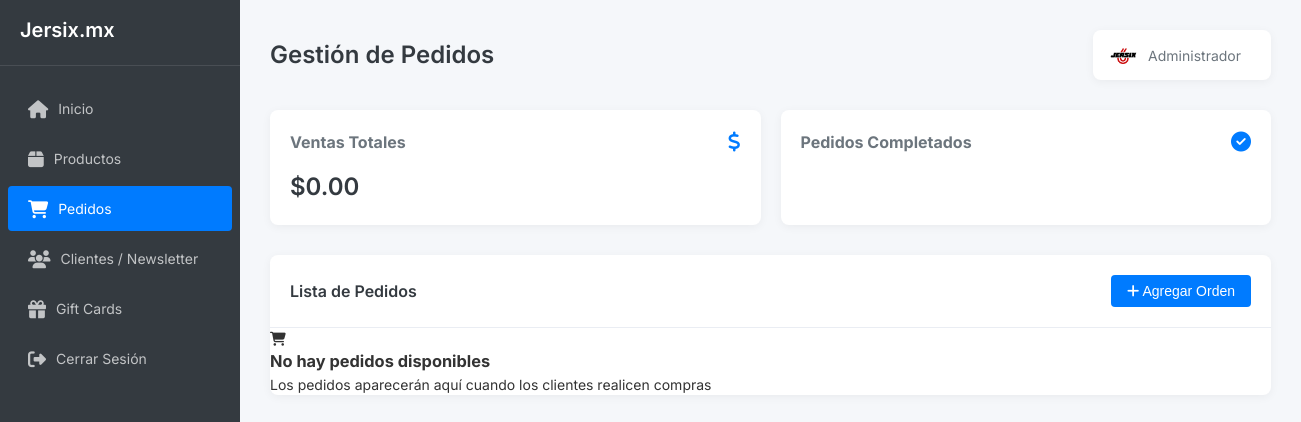
/admin2/orders.php (signed in), run on an earlier commit of the app's database.
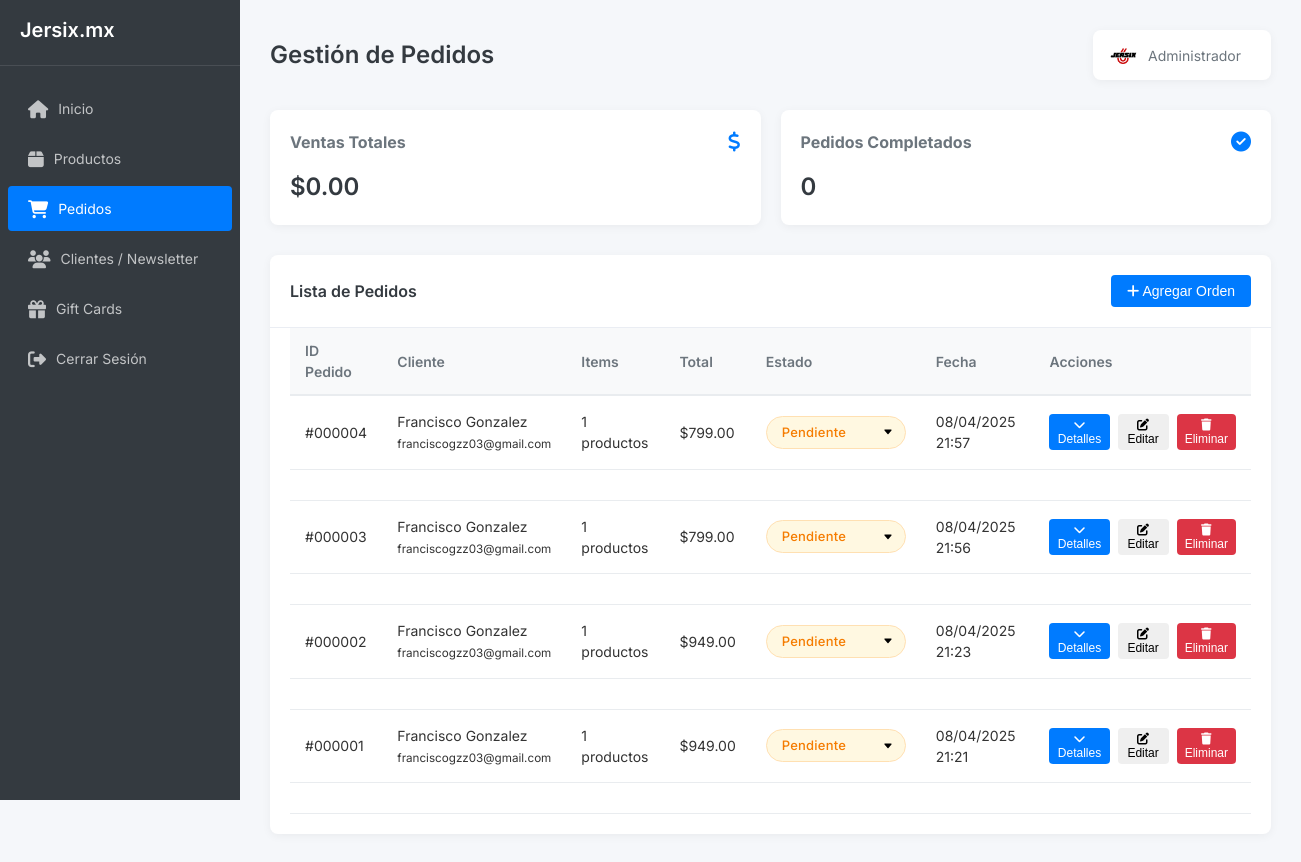
And on a later commit of the database.
### tables this page shows
CREATE TABLE `sales_stats` (
  `id` int(11) NOT NULL,
  `total_sales` decimal(10,2) DEFAULT 0.00,
  `total_orders` int(11) DEFAULT 0
);

CREATE TABLE `orders` (
  `order_id` int(11) NOT NULL,
  `customer_name` varchar(255) NOT NULL,
  `customer_email` varchar(255) NOT NULL,
  `phone` varchar(20) NOT NULL,
  `street` varchar(255) NOT NULL,
  `colony` varchar(255) NOT NULL,
  `city` varchar(255) NOT NULL,
  `state` varchar(255) NOT NULL,
  `zip_code` varchar(10) NOT NULL,
  `status` enum('pending','processing','completed','cancelled') DEFAULT 'pending',
  `payment_status` enum('pending','paid','failed') DEFAULT 'pending' COMMENT 'Tracks the payment status of an order',
  `created_at` timestamp NOT NULL DEFAULT current_timestamp(),
  `payment_method` varchar(50) DEFAULT NULL,
  `payment_id` varchar(255) DEFAULT NULL,
  `payment_notes` text DEFAULT NULL
);

### admin2/orders.php (the view, shortened to what the changed rows need)
<?php
require_once __DIR__ . '/../config/database.php';
try {
    $pdo = getConnection();
    $pdo->setAttribute(PDO::ATTR_ERRMODE, PDO::ERRMODE_EXCEPTION);
} catch(PDOException $e) {
    die('Error de conexión a la base de datos: ' . $e->getMessage());
}
try {
    $stats_stmt = $pdo->query("SELECT total_sales, total_orders FROM sales_stats LIMIT 1");
    $stats = $stats_stmt->fetch(PDO::FETCH_ASSOC);
} catch(PDOException $e) {
    $stats = ['total_sales' => 0, 'total_orders' => 0];
}
try {
    $stmt = $pdo->query("
        SELECT
            o.*,
            COUNT(DISTINCT oi.order_item_id) as total_items,
            SUM(oi.quantity * oi.price) as order_total_before_discount,
            CASE
                WHEN o.payment_notes REGEXP 'Gift Card aplicada:.+\\- Monto: \\$([0-9.]+)' THEN
                    SUM(oi.quantity * oi.price) - (
                        SELECT CAST(REGEXP_REPLACE(
                            REGEXP_SUBSTR(o.payment_notes, 'Gift Card aplicada:.+\\- Monto: \\$([0-9.]+)'),
                            'Gift Card aplicada:.+\\- Monto: \\$', ''
                        ) AS DECIMAL(10,2))
                    )
                ELSE SUM(oi.quantity * oi.price)
            END as order_total,
            GROUP_CONCAT(DISTINCT CONCAT(p.name, ' (', oi.quantity, ')') SEPARATOR ', ') as products_summary
        FROM orders o
        LEFT JOIN order_items oi ON o.order_id = oi.order_id
        LEFT JOIN products p ON oi.product_id = p.product_id
        GROUP BY
            o.order_id,
            o.customer_name,
            o.customer_email,
            o.status,
            o.created_at,
            o.phone,
            o.street,
            o.colony,
            o.city,
            o.state,
            o.zip_code,
            o.payment_status,
            o.payment_notes
        ORDER BY o.created_at DESC
    ");
    $orders = $stmt->fetchAll(PDO::FETCH_ASSOC);
} catch(PDOException $e) {
    $error_message = "Error al obtener pedidos: " . $e->getMessage();
    $orders = [];
}
function calcularPrecioReal($item) {
    $precioBase = floatval($item['price']);
    $precioFinal = $precioBase;
    $tienePersonalizacion = !empty($item['personalization_name']) || !empty($item['personalization_number']);
    $tieneParche = false;
    $nombreProducto = strtolower($item['product_name'] ?? '');
    $esJersey = (
        strpos($nombreProducto, 'jersey') !== false ||
        strpos($nombreProducto, 'camiseta') !== false ||
        strpos($nombreProducto, 'milan') !== false ||
        strpos($nombreProducto, 'manchester') !== false ||
        strpos($nombreProducto, 'barcelona') !== false ||
        strpos($nombreProducto, 'real madrid') !== false ||
        strpos($nombreProducto, 'rayados') !== false ||
        strpos($nombreProducto, 'tigres') !== false ||
        strpos($nombreProducto, 'chivas') !== false ||
        strpos($nombreProducto, 'america') !== false ||
        strpos($nombreProducto, 'arsenal') !== false ||
        strpos($nombreProducto, 'chelsea') !== false ||
        strpos($nombreProducto, 'liverpool') !== false ||
        strpos($nombreProducto, 'atletico') !== false ||
        strpos($nombreProducto, 'ajax') !== false ||
        strpos($nombreProducto, 'juventus') !== false ||
        strpos($nombreProducto, 'tottenham') !== false ||
        strpos($nombreProducto, 'bayern') !== false ||
        strpos($nombreProducto, 'borussia') !== false ||
        strpos($nombreProducto, 'napoli') !== false ||
        strpos($nombreProducto, 'inter') !== false
    ) && strpos($nombreProducto, 'gift card') === false;
    $subtotal = $item['quantity'] * $precioFinal;
    return [
        'precio_base' => $precioBase,
        'precio_final' => $precioFinal,
        'subtotal' => $subtotal,
        'tiene_personalizacion' => $tienePersonalizacion,
        'tiene_parche' => $tieneParche,
        'es_jersey' => $esJersey
    ];
}
?>
<!DOCTYPE html>
<html lang="es">
<head>
    <link rel="stylesheet" href="https://cdnjs.cloudflare.com/ajax/libs/font-awesome/6.4.0/css/all.min.css">
</head>
<body>
    <div class="dashboard-layout">
        <aside class="sidebar">
            <div class="sidebar-header">
                <h2>Jersix.mx</h2>
            </div>
        </aside>
        <main class="main-content">
            <div class="topbar">
                <div>
                    <h1>Gestión de Pedidos</h1>
                </div>
            </div>
            <div class="stats-panel">
                <div class="stat-card">
                    <div class="stat-card-header">
                        <h3>Ventas Totales</h3>
                        <i class="fas fa-dollar-sign"></i>
                    </div>
                    <div class="stat-card-value">$<?php echo number_format($stats['total_sales'], 2); ?></div>
                </div>
                <div class="stat-card">
                    <div class="stat-card-header">
                        <h3>Pedidos Completados</h3>
                        <i class="fas fa-check-circle"></i>
                    </div>
                    <div class="stat-card-value"><?php echo $stats['total_orders']; ?></div>
                </div>
            </div>
            <div class="panel">
                <?php if (empty($orders)): ?>
                    <div class="empty-state">
                        <div class="empty-state-icon">
                            <i class="fas fa-shopping-cart"></i>
                        </div>
                        <h3 class="empty-state-title">No hay pedidos disponibles</h3>
                        <p class="empty-state-description">Los pedidos aparecerán aquí cuando los clientes realicen compras</p>
                    </div>
                <?php else: ?>
                    <div class="table-container">
                        <table>
                            <thead>
                                <tr>
                                    <th>ID Pedido</th>
                                    <th>Cliente</th>
                                    <th>Items</th>
                                    <th>Total</th>
                                    <th>Estado</th>
                                    <th>Fecha</th>
                                    <th>Acciones</th>
                                </tr>
                            </thead>
                            <tbody>
                                <?php foreach ($orders as $order): ?>
                                    <?php
                                    $isGiftcardPayment = ($order['payment_method'] === 'giftcard' || $order['payment_method'] === 'giftcard+paypal' || strpos($order['payment_notes'] ?? '', 'Gift Card aplicada') !== false);
                                    ?>
                                    <tr data-order-id="<?php echo $order['order_id']; ?>" <?php echo $isGiftcardPayment ? 'data-payment="giftcard"' : ''; ?>>
                                        <td data-label="ID Pedido">#<?php echo str_pad($order['order_id'], 6, '0', STR_PAD_LEFT); ?></td>
                                        <td data-label="Cliente">
                                            <div><?php echo htmlspecialchars($order['customer_name']); ?></div>
                                            <small><?php echo htmlspecialchars($order['customer_email']); ?></small>
                                        </td>
                                        <td data-label="Items"><?php echo $order['total_items']; ?> productos</td>
                                        <td data-label="Total">
                                            <?php
                                            $real_total_stmt = $pdo->prepare("
                                                SELECT
                                                    oi.*,
                                                    p.name as product_name
                                                FROM order_items oi
                                                LEFT JOIN products p ON oi.product_id = p.product_id
                                                WHERE oi.order_id = ?
                                            ");
                                            $real_total_stmt->execute([$order['order_id']]);
                                            $items = $real_total_stmt->fetchAll(PDO::FETCH_ASSOC);
                                            $real_total = 0;
                                            foreach ($items as $item) {
                                                $priceData = calcularPrecioReal($item);
                                                $real_total += $priceData['subtotal'];
                                            }
                                            $discount_amount = 0;
                                            $isGiftcardPayment = ($order['payment_method'] === 'giftcard' || $order['payment_method'] === 'giftcard+paypal' || strpos($order['payment_notes'] ?? '', 'Gift Card aplicada') !== false);
                                            if ($order['payment_method'] === 'giftcard') {
                                                echo '<div style="font-weight: 500; color: #28a745;">$0 <small style="color: #6c757d; text-decoration: line-through;">($' . number_format($real_total, 2) . ')</small></div>';
                                            } elseif ($discount_amount > 0) {
                                                $paid_amount = $real_total - $discount_amount;
                                                echo '<div>';
                                                echo '<span style="font-weight: 500; color: #28a745;">$' . number_format($paid_amount, 2) . '</span><br>';
                                                echo '<small style="color: #6c757d; text-decoration: line-through;">$' . number_format($real_total, 2) . '</small>';
                                                echo '</div>';
                                            } else {
                                                echo '$' . number_format($real_total, 2);
                                            }
                                            ?>
                                        </td>
                                        <td data-label="Estado">
                                            <select class="status-select status-<?php echo $order['status']; ?>"
                                                    data-order-id="<?php echo $order['order_id']; ?>"
                                                    data-previous-status="<?php echo $order['status']; ?>"
                                                    <?php if ($order['payment_method'] === 'giftcard'): ?>data-giftcard="true"<?php endif; ?>
                                                    onchange="updateOrderStatus(this)">
                                                <option value="pending" <?php echo $order['status'] == 'pending' ? 'selected' : ''; ?>>Pendiente</option>
                                            </select>
                                        </td>
                                        <td data-label="Fecha"><?php echo date('d/m/Y H:i', strtotime($order['created_at'])); ?></td>
                                        <td data-label="Acciones">
                                            <div class="action-buttons">
                                                <button class="btn btn-sm btn-primary expand-button" onclick="toggleOrderDetails(<?php echo $order['order_id']; ?>)">
                                                    <i class="fas fa-chevron-down"></i> Detalles
                                                </button>
                                                <button class="btn btn-sm btn-warning" onclick="editOrder(<?php echo $order['order_id']; ?>)">
                                                    <i class="fas fa-edit"></i> Editar
                                                </button>
                                                <button class="btn btn-sm btn-danger" onclick="deleteOrder(<?php echo $order['order_id']; ?>)">
                                                    <i class="fas fa-trash"></i> Eliminar
                                                </button>
                                            </div>
                                        </td>
                                    </tr>
                                    <tr data-order-id="<?php echo $order['order_id']; ?>" <?php echo $isGiftcardPayment ? 'data-payment="giftcard"' : ''; ?>>
                                        <td colspan="8">
                                        </td>
                                    </tr>
                                <?php endforeach; ?>
                            </tbody>
                        </table>
                    </div>
                <?php endif; ?>
            </div>
        </main>
    </div>
</body>
</html>

What changed in the data, as far as the page shows it:
added sales_stats: total_sales "0.00", total_orders "0"
added orders: order_id "000004", customer_name "Francisco Gonzalez", customer_email "franciscogzz03@gmail.com", total_items "1", real_total "799.00", status+order_id+payment_method "Pendiente", created_at "08/04/2025 21:57"
added orders: order_id "000003", customer_name "Francisco Gonzalez", customer_email "franciscogzz03@gmail.com", total_items "1", real_total "799.00", status+order_id+payment_method "Pendiente", created_at "08/04/2025 21:56"
added orders: order_id "000002", customer_name "Francisco Gonzalez", customer_email "franciscogzz03@gmail.com", total_items "1", real_total "949.00", status+order_id+payment_method "Pendiente", created_at "08/04/2025 21:23"
added orders: order_id "000001", customer_name "Francisco Gonzalez", customer_email "franciscogzz03@gmail.com", total_items "1", real_total "949.00", status+order_id+payment_method "Pendiente", created_at "08/04/2025 21:21"
Also different on the page:
$stats['total_sales']: "0.00" → (not shown)
text no longer shown: "No hay pedidos disponibles Los pedidos aparecerán aquí cuando los clientes realicen compras"
text now shown: "ID Pedido Cliente Items Total Estado Fecha Acciones"
